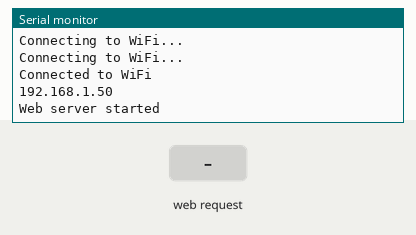
The program below on a simulated ESP32. Shown: the last lines printed to the serial monitor. Inputs (shaded band) come from the test bench. WiFi joins after 1.5 s; servers stay silent unless stated.

Above: at 3.2 s.
3.3 s: HTTP request GET /move?direction=1 received
At 3.7 s:
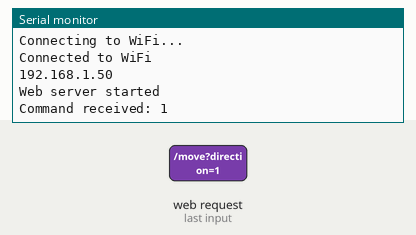
4.8 s: HTTP request GET /move?direction=0 received
At 6.1 s:
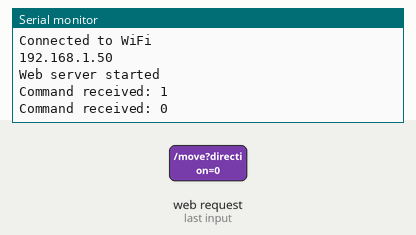

The program:

main.cpp
```cpp
#include <WiFi.h>
#include <secrets.h>
#include "handleWebServer.h"

void setup() {
    Serial.begin(9600);

    // Connect to WiFi
    WiFi.begin(WIFI_SSID, WIFI_PASSWORD);
    while (WiFi.status() != WL_CONNECTED) {
        delay(1000);
        Serial.println("Connecting to WiFi...");
    }
    Serial.println("Connected to WiFi");
    Serial.println(WiFi.localIP());

    // Set up HTTP routes
    server.on("/", handleRoot);
    server.on("/move", handleMove);

    // Start the web server
    server.begin();
    Serial.println("Web server started");
}

void loop() {
    server.handleClient();
}
```

handleWebServer.h
```cpp
#ifndef HANDLEWEBSERVER_H
#define HANDLEWEBSERVER_H

#include <WebServer.h>

extern WebServer server;

void handleMove();
void handleRoot();

#endif
```

indexPage.h
```cpp
#ifndef INDEXPAGE_H
#define INDEXPAGE_H

#include <Arduino.h>

String getIndexPage();

#endif
```

moveRobot.h
```cpp
#ifndef MOVEROBOT_H
#define MOVEROBOT_H

#include <Arduino.h>

void moveRobot(String direction);

#endif
```

secrets.h
```cpp
#ifndef SECRETS_H
#define SECRETS_H

const char* WIFI_SSID = "Phuong Anh";        // Rename from ssid to WIFI_SSID
const char* WIFI_PASSWORD = "Gaucotrachnhiem"; // Rename from password to WIFI_PASSWORD

#endif
```

handleWebServer.cpp
```cpp
#include "handleWebServer.h"
#include "moveRobot.h"
#include "indexPage.h"

WebServer server(80);

void handleMove() {
    if (server.hasArg("direction")) {
        String direction = server.arg("direction");
        moveRobot(direction);
        server.send(200, "text/plain", "Moving: " + direction);
    } else {
        server.send(400, "text/plain", "Bad Request: Missing 'direction' parameter");
    }
}

void handleRoot() {
    String html = getIndexPage();
    server.send(200, "text/html", html);
}
```

indexPage.cpp
```cpp
#include "indexPage.h"

String getIndexPage() {
    return R"rawliteral(
    <!DOCTYPE html>
    <html>
    <head>
        <title>Controller</title>
        <style>
            #joystick-container {
                width: 300px;
                height: 300px;
                background-color: #f0f0f0;
                border-radius: 50%;
                position: fixed; /* Make it fixed so it stays at the bottom */
                bottom: 20px; /* Distance from the bottom of the page */
                left: 50%; /* Center it horizontally */
                transform: translateX(-50%); /* Adjust horizontal alignment */
            }
            #joystick {
                width: 100px;
                height: 100px;
                background-color: #007bff;
                border-radius: 50%;
                position: absolute;
                top: 50%;
                left: 50%;
                transform: translate(-50%, -50%);
            }
            #camera-stream {
                display: block;
                margin: 20px auto;
                border: 2px solid #ccc;
                max-width: 100%;
            }
            h1 {
                text-align: center;
            }
        </style>
    </head>
    <body>
        <h1>Mecanum Wheelchair</h1>
        <img id="camera-stream" src="http://<ESP32-CAM-IP>:81/stream" alt="Camera Stream">
        <div id="joystick-container">
            <div id="joystick"></div>
        </div>
        <script>
            const joystick = document.getElementById("joystick");
            const joystickContainer = document.getElementById("joystick-container");

            let containerRect = joystickContainer.getBoundingClientRect();
            let centerX = containerRect.width / 2;
            let centerY = containerRect.height / 2;

            let isDragging = false;

            joystick.addEventListener("mousedown", startDrag);
            joystick.addEventListener("touchstart", startDrag);

            document.addEventListener("mousemove", drag);
            document.addEventListener("touchmove", drag);

            document.addEventListener("mouseup", endDrag);
            document.addEventListener("touchend", endDrag);

            function startDrag(e) {
                isDragging = true;
            }

            function drag(e) {
                if (!isDragging) return;

                let x, y;
                if (e.touches) {
                    x = e.touches[0].clientX - containerRect.left;
                    y = e.touches[0].clientY - containerRect.top;
                } else {
                    x = e.clientX - containerRect.left;
                    y = e.clientY - containerRect.top;
                }

                const maxDistance = containerRect.width / 2 - joystick.offsetWidth / 2;
                const distance = Math.sqrt((x - centerX) ** 2 + (y - centerY) ** 2);
                if (distance > maxDistance) {
                    const angle = Math.atan2(y - centerY, x - centerX);
                    x = centerX + Math.cos(angle) * maxDistance;
                    y = centerY + Math.sin(angle) * maxDistance;
                }

                joystick.style.left = `${x}px`;
                joystick.style.top = `${y}px`;

                const dx = x - centerX;
                const dy = centerY - y;
                let direction = "stop";
                if (Math.abs(dx) > Math.abs(dy)) {
                    direction = dx > 0 ? "right" : "left";
                } else if (Math.abs(dy) > Math.abs(dx)) {
                    direction = dy > 0 ? "forward" : "backward";
                }

                sendCommand(direction);
            }

            function endDrag() {
                isDragging = false;
                joystick.style.left = "50%";
                joystick.style.top = "50%";
                sendCommand("stop");
            }

            function sendCommand(direction) {
                fetch(`/move?direction=${direction}`)
                    .then(response => response.text())
                    .then(text => console.log("Response: ", text));
            }
        </script>
    </body>
    </html>
    )rawliteral";
}
```

moveRobot.cpp
```cpp
#include "moveRobot.h"

void moveRobot(String direction) {
    Serial.println("Command received: " + direction);
    // Add control logic here
}
```

Measured:
- after the input at 3.3 s, the serial monitor: prints a new line at once (image 1)
- after the input at 4.8 s, the serial monitor: prints a new line at once (image 2)
